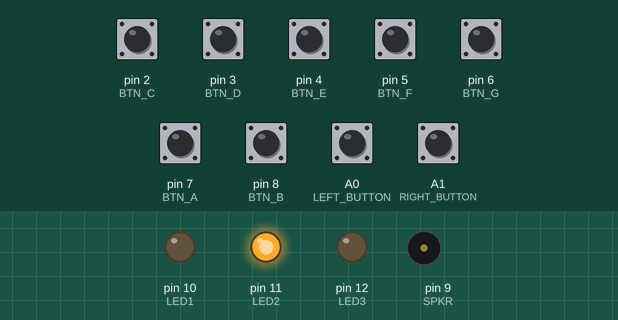
Simulated run of this sketch. Board: Arduino Uno, built with avr-gcc and run on an emulated ATmega328P. Shown: output pins drawn as LEDs (lit = HIGH), buzzer (waves = sounding). The inputs (shaded band) are chosen by the test bench; at power-on: A0 (LEFT_BUTTON), A1 (RIGHT_BUTTON), pin 2 (BTN_C), pin 3 (BTN_D), pin 4 (BTN_E), pin 5 (BTN_F), pin 6 (BTN_G), pin 7 (BTN_A), pin 8 (BTN_B) LOW.

Above: at 1.2 s.
1.3 s: pin 2 (BTN_C) pulled HIGH for 0.15 s
At 1.47 s:
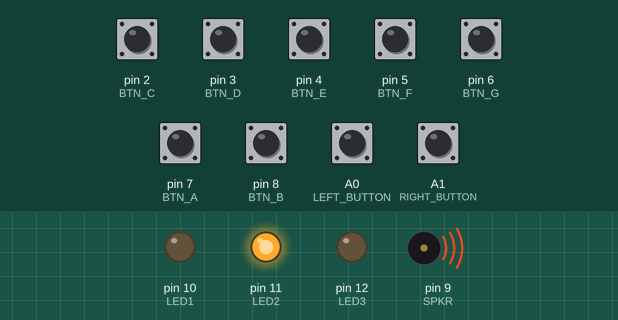
3.1 s: A0 (LEFT_BUTTON) pulled HIGH for 0.15 s
At 3.8 s:
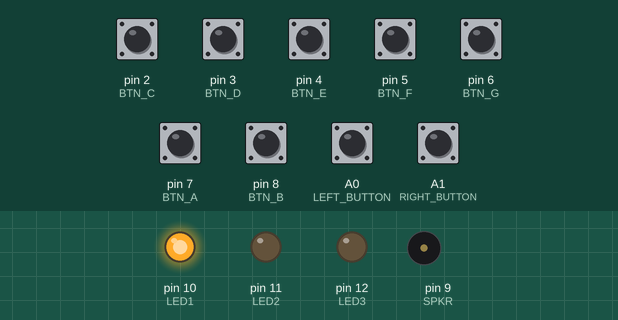
4.8 s: pin 3 (BTN_D) pulled HIGH for 0.15 s
At 4.97 s:
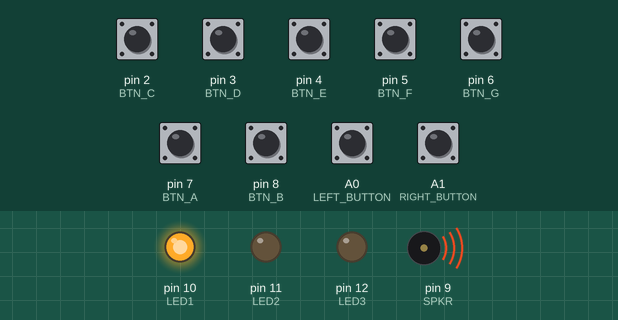
6.6 s: A1 (RIGHT_BUTTON) pulled HIGH for 1 s
At 7.8 s:
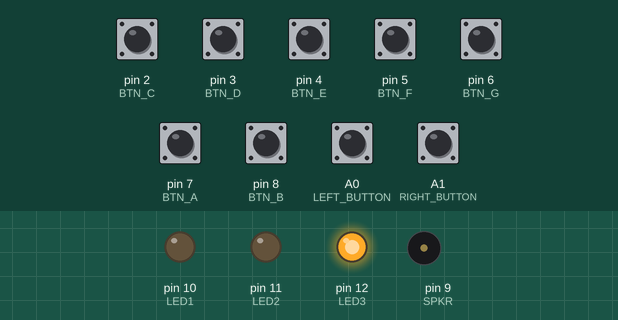
9.1 s: pin 4 (BTN_E) pulled HIGH for 0.15 s
At 9.22 s:
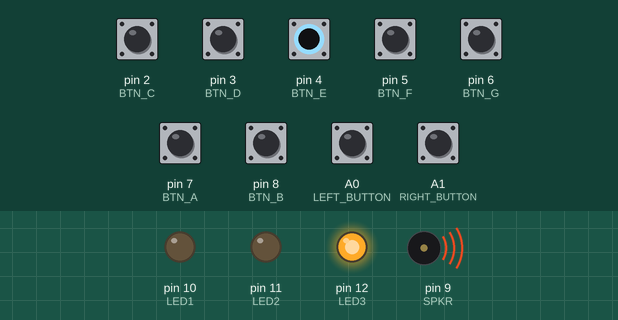
10.8 s: A0 (LEFT_BUTTON) pulled HIGH for 1 s
At 12.2 s:
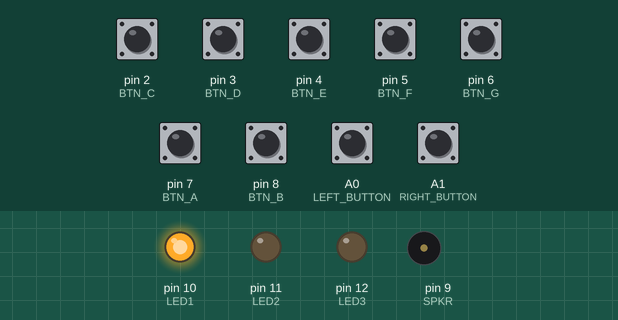
Timing chart, 0 to 13.8 s (numbered marks = the images above; inputs shaded):
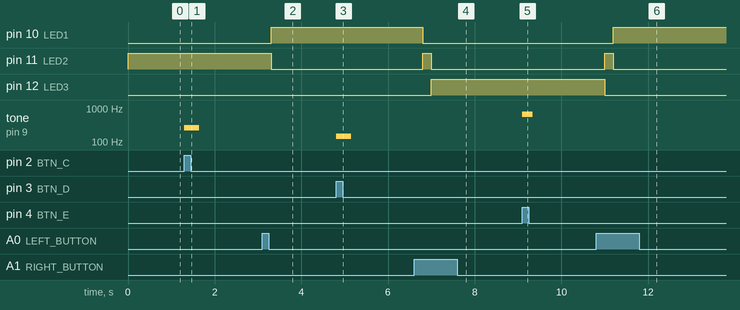

The sketch:

main.ino
```cpp
#include "pitches.h"

// INPUTS
const int BTN_C = 2;
const int BTN_D = 3;
const int BTN_E = 4;
const int BTN_F = 5;
const int BTN_G = 6;
const int BTN_A = 7;
const int BTN_B = 8;

// OUTPUTS
const int SPKR = 9;
const int LED1 = 10;
const int LED2 = 11;
const int LED3 = 12;

// KEYBOARD ARRAY
int KYBRD[] = {
  BTN_C, BTN_D, BTN_E, BTN_F, BTN_G, BTN_A, BTN_B
};

// TONE ARRAY
int NOTES[] = {
  NOTE_C3, NOTE_D3, NOTE_E3, NOTE_F3, NOTE_G3, NOTE_A3, NOTE_B3, // SCALE 1
  NOTE_C4, NOTE_D4, NOTE_E4, NOTE_F4, NOTE_G4, NOTE_A4, NOTE_B4, // SCALE 2
  NOTE_C5, NOTE_D5, NOTE_E5, NOTE_F5, NOTE_G5, NOTE_A5, NOTE_B5,  // SCALE 3
};

int val_key = 0; // KYBRD BUTTON READ VALUE
int val_oct_L = 0; // OCTAVE LEFT BUTTON READ VALUE
int val_oct_R = 0; // OCTAVE RIGHT BUTTON READ VALUE
int oct = 7; // OCTAVE SWITCH COEFFICIENT

void setup()
{
  // INPUTS
  pinMode(A0, INPUT); // LEFT BUTTON
  pinMode(A1, INPUT); // RIGHT BUTTON
  pinMode(BTN_C, INPUT); // DO
  pinMode(BTN_D, INPUT); // RE
  pinMode(BTN_E, INPUT); // MI
  pinMode(BTN_F, INPUT); // FA
  pinMode(BTN_G, INPUT); // SOL
  pinMode(BTN_A, INPUT); // LA
  pinMode(BTN_B, INPUT); // SI

  // OUTPUTS
  pinMode(SPKR, OUTPUT); // PIEZO SPEAKER
  pinMode(LED1, OUTPUT); // LED 1
  pinMode(LED2, OUTPUT); // LED 2
  pinMode(LED3, OUTPUT); // LED 3

  // REMOVE GARBAGE FROM KEYBOARD BUTTONS
  for(int i=0; i<7; i++) {
    digitalWrite(KYBRD[i],LOW);
  }

  // REMOVE GARBAGE FROM OCTAVE BUTTONS
  digitalWrite(A0, LOW);
  digitalWrite(A1, LOW);

  Serial.begin(9600);
}

void loop()
{
  // OCTAVE SWITCH READING
  val_oct_L = digitalRead(A0);
  val_oct_R = digitalRead(A1);

  // If the left button is pressed,
  // and octave is not close to minimums:
  if(val_oct_L == 1 && oct >= 7) {
    oct = oct-7;
    delay(200);
  }

  // If the right button is pressed,
  // and octave is not close to maximums:
  if(val_oct_R == 1 && oct <= 7) {
    oct = oct+7;
    delay(200);
  }
  // END OCTAVE SWITCH READING

  // SHOW USER WHICH MODE IS SELECTED
  switch(oct) {
    case 0:
    digitalWrite(LED1, HIGH);
    digitalWrite(LED2, LOW);
    digitalWrite(LED3, LOW);
    break;

    case 7:
    digitalWrite(LED1, LOW);
    digitalWrite(LED2, HIGH);
    digitalWrite(LED3, LOW);
    break;

    case 14:
    digitalWrite(LED1, LOW);
    digitalWrite(LED2, LOW);
    digitalWrite(LED3, HIGH);
  }
  // END USER MODE

  // KEYBOARD FEATURES
  for (int thisButton=0; thisButton<7; thisButton++) {
    val_key = digitalRead(KYBRD[thisButton]);
  // if the button is pressed:
    if (val_key == 1) {
      // play the note corresponding to this button:
      tone(SPKR, NOTES[thisButton+oct], 200);
    }
  }
  // END KEYBOARD FEATURES
}
```

pitches.h
```cpp
/*************************************************
 * Public Constants
 *************************************************/

#define NOTE_B0  31
#define NOTE_C1  33
#define NOTE_CS1 35
#define NOTE_D1  37
#define NOTE_DS1 39
#define NOTE_E1  41
#define NOTE_F1  44
#define NOTE_FS1 46
#define NOTE_G1  49
#define NOTE_GS1 52
#define NOTE_A1  55
#define NOTE_AS1 58
#define NOTE_B1  62
#define NOTE_C2  65
#define NOTE_CS2 69
#define NOTE_D2  73
#define NOTE_DS2 78
#define NOTE_E2  82
#define NOTE_F2  87
#define NOTE_FS2 93
#define NOTE_G2  98
#define NOTE_GS2 104
#define NOTE_A2  110
#define NOTE_AS2 117
#define NOTE_B2  123
#define NOTE_C3  131
#define NOTE_CS3 139
#define NOTE_D3  147
#define NOTE_DS3 156
#define NOTE_E3  165
#define NOTE_F3  175
#define NOTE_FS3 185
#define NOTE_G3  196
#define NOTE_GS3 208
#define NOTE_A3  220
#define NOTE_AS3 233
#define NOTE_B3  247
#define NOTE_C4  262
#define NOTE_CS4 277
#define NOTE_D4  294
#define NOTE_DS4 311
#define NOTE_E4  330
#define NOTE_F4  349
#define NOTE_FS4 370
#define NOTE_G4  392
#define NOTE_GS4 415
#define NOTE_A4  440
#define NOTE_AS4 466
#define NOTE_B4  494
#define NOTE_C5  523
#define NOTE_CS5 554
#define NOTE_D5  587
#define NOTE_DS5 622
#define NOTE_E5  659
#define NOTE_F5  698
#define NOTE_FS5 740
#define NOTE_G5  784
#define NOTE_GS5 831
#define NOTE_A5  880
#define NOTE_AS5 932
#define NOTE_B5  988
#define NOTE_C6  1047
#define NOTE_CS6 1109
#define NOTE_D6  1175
#define NOTE_DS6 1245
#define NOTE_E6  1319
#define NOTE_F6  1397
#define NOTE_FS6 1480
#define NOTE_G6  1568
#define NOTE_GS6 1661
#define NOTE_A6  1760
#define NOTE_AS6 1865
#define NOTE_B6  1976
#define NOTE_C7  2093
#define NOTE_CS7 2217
#define NOTE_D7  2349
#define NOTE_DS7 2489
#define NOTE_E7  2637
#define NOTE_F7  2794
#define NOTE_FS7 2960
#define NOTE_G7  3136
#define NOTE_GS7 3322
#define NOTE_A7  3520
#define NOTE_AS7 3729
#define NOTE_B7  3951
#define NOTE_C8  4186
#define NOTE_CS8 4435
#define NOTE_D8  4699
#define NOTE_DS8 4978
```

Measured:
- after the input at 1.3 s, tone on pin 9 (SPKR): silent → 262 Hz at once, → silent 0.35 s later
- after the input at 3.1 s, pin 10 (LED1): LOW → HIGH after 0.20 s; pin 11 (LED2): HIGH → LOW after 0.20 s
- after the input at 4.8 s, tone on pin 9 (SPKR): silent → 147 Hz at once, → silent 0.35 s later
- after the input at 6.6 s, pin 10 (LED1): HIGH → LOW after 0.20 s; pin 11 (LED2): LOW → HIGH after 0.20 s, → LOW 0.20 s later; pin 12 (LED3): LOW → HIGH after 0.40 s
- after the input at 9.1 s, tone on pin 9 (SPKR): silent → 659 Hz at once, → silent 0.24 s later
- after the input at 10.8 s, pin 10 (LED1): LOW → HIGH after 0.40 s; pin 11 (LED2): LOW → HIGH after 0.20 s, → LOW 0.20 s later; pin 12 (LED3): HIGH → LOW after 0.20 s
